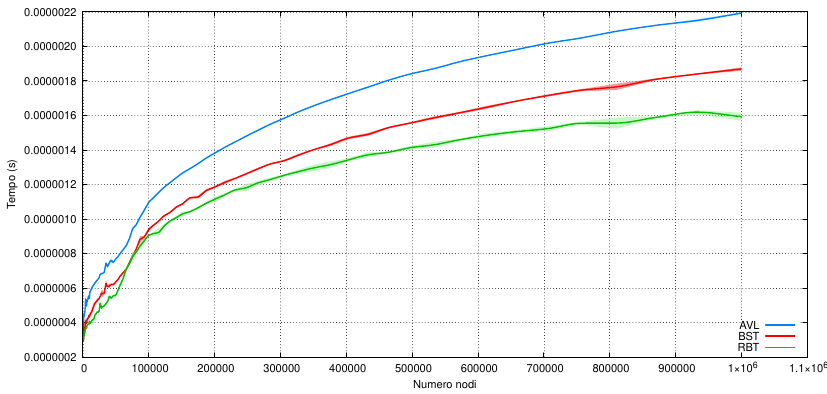

Write the gnuplot code that produced this figure.
set xlabel 'Numero nodi'
set ylabel 'Tempo (s)'
set grid xtics mxtics ytics mytics
set key right bottom
set style fill transparent solid 0.5 noborder
set terminal pdf size 21cm,10cm enhanced color rounded \
    font 'Helvetica,12'
set output 'bst_avl_rbt_median.pdf'
plot "output_median.txt" using 1:($2+$3):($2-$3) with filledcurve fc "light-red" notitle, "" using 1:2 smooth mcspline lw 2 lc "red" title "BST", "" using 1:($4+$5):($4-$5) with filledcurve fc "turquoise" notitle, "" using 1:4 smooth mcspline lw 2 lc "web-blue" title "AVL", "" using 1:($6+$7):($6-$7) with filledcurve fc "light-green" notitle, "" using 1:6 smooth mcspline lw 2 lc "web-green" title "RBT"
